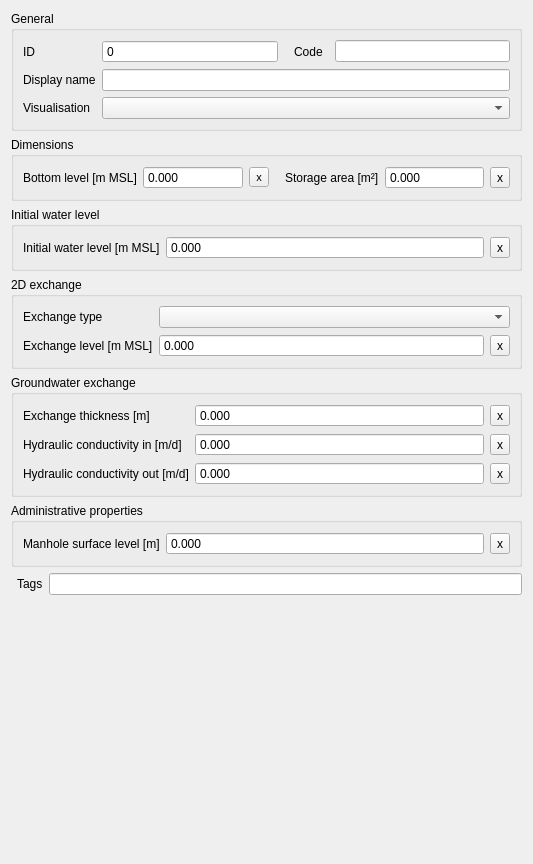
         <widget class="QWidget" name="tab_2">
          <attribute name="title">
           <string>Ending connection node</string>
          </attribute>
          <layout class="QGridLayout" name="gridLayout_10">
           <item row="4" column="0" colspan="2">
            <widget class="QGroupBox" name="grp_groundwater_2">
             <property name="title">
              <string>Groundwater exchange</string>
             </property>
             <layout class="QGridLayout" name="gridLayout_15">
              <item row="0" column="1">
               <widget class="QDoubleSpinBox" name="connection_node_2_exchange_thickness">
                <property name="sizePolicy">
                 <sizepolicy hsizetype="Expanding" vsizetype="Fixed">
                  <horstretch>0</horstretch>
                  <verstretch>0</verstretch>
                 </sizepolicy>
                </property>
                <property name="locale">
                 <locale language="English" country="UnitedStates"/>
                </property>
                <property name="buttonSymbols">
                 <enum>QAbstractSpinBox::NoButtons</enum>
                </property>
                <property name="decimals">
                 <number>3</number>
                </property>
                <property name="maximum">
                 <double>1000000.000000000000000</double>
                </property>
               </widget>
              </item>
              <item row="0" column="2">
               <widget class="QToolButton" name="connection_node_2_exchange_thickness_clear">
                <property name="text">
                 <string>x</string>
                </property>
               </widget>
              </item>
              <item row="0" column="0">
               <widget class="QLabel" name="label_37">
                <property name="locale">
                 <locale language="English" country="UnitedStates"/>
                </property>
                <property name="text">
                 <string>Exchange thickness [m]</string>
                </property>
                <property name="alignment">
                 <set>Qt::AlignLeading|Qt::AlignLeft|Qt::AlignVCenter</set>
                </property>
               </widget>
              </item>
              <item row="1" column="0">
               <widget class="QLabel" name="label_38">
                <property name="locale">
                 <locale language="English" country="UnitedStates"/>
                </property>
                <property name="text">
                 <string>Hydraulic conductivity in [m/d]</string>
                </property>
                <property name="alignment">
                 <set>Qt::AlignLeading|Qt::AlignLeft|Qt::AlignVCenter</set>
                </property>
               </widget>
              </item>
              <item row="1" column="1">
               <widget class="QDoubleSpinBox" name="connection_node_2_hydraulic_conductivity_in">
                <property name="sizePolicy">
                 <sizepolicy hsizetype="Expanding" vsizetype="Fixed">
                  <horstretch>0</horstretch>
                  <verstretch>0</verstretch>
                 </sizepolicy>
                </property>
                <property name="locale">
                 <locale language="English" country="UnitedStates"/>
                </property>
                <property name="buttonSymbols">
                 <enum>QAbstractSpinBox::NoButtons</enum>
                </property>
                <property name="decimals">
                 <number>3</number>
                </property>
                <property name="maximum">
                 <double>1000000.000000000000000</double>
                </property>
               </widget>
              </item>
              <item row="1" column="2">
               <widget class="QToolButton" name="connection_node_2_hydraulic_conductivity_in_clear">
                <property name="text">
                 <string>x</string>
                </property>
               </widget>
              </item>
              <item row="2" column="0">
               <widget class="QLabel" name="label_39">
                <property name="locale">
                 <locale language="English" country="UnitedStates"/>
                </property>
                <property name="text">
                 <string>Hydraulic conductivity out [m/d]</string>
                </property>
                <property name="alignment">
                 <set>Qt::AlignLeading|Qt::AlignLeft|Qt::AlignVCenter</set>
                </property>
               </widget>
              </item>
              <item row="2" column="1">
               <widget class="QDoubleSpinBox" name="connection_node_2_hydraulic_conductivity_out">
                <property name="sizePolicy">
                 <sizepolicy hsizetype="Expanding" vsizetype="Fixed">
                  <horstretch>0</horstretch>
                  <verstretch>0</verstretch>
                 </sizepolicy>
                </property>
                <property name="locale">
                 <locale language="English" country="UnitedStates"/>
                </property>
                <property name="buttonSymbols">
                 <enum>QAbstractSpinBox::NoButtons</enum>
                </property>
                <property name="decimals">
                 <number>3</number>
                </property>
                <property name="maximum">
                 <double>1000000.000000000000000</double>
                </property>
               </widget>
              </item>
              <item row="2" column="2">
               <widget class="QToolButton" name="connection_node_2_hydraulic_conductivity_out_clear">
                <property name="text">
                 <string>x</string>
                </property>
               </widget>
              </item>
             </layout>
            </widget>
           </item>
           <item row="1" column="0" colspan="2">
            <widget class="QGroupBox" name="grp_dimensions_2">
             <property name="title">
              <string>Dimensions</string>
             </property>
             <layout class="QGridLayout" name="gridLayout_22">
              <item row="0" column="5">
               <widget class="QToolButton" name="connection_node_2_storage_area_clear">
                <property name="text">
                 <string>x</string>
                </property>
               </widget>
              </item>
              <item row="0" column="3">
               <widget class="QLabel" name="label_33">
                <property name="locale">
                 <locale language="English" country="UnitedStates"/>
                </property>
                <property name="text">
                 <string>Storage area [m²]</string>
                </property>
                <property name="alignment">
                 <set>Qt::AlignLeading|Qt::AlignLeft|Qt::AlignVCenter</set>
                </property>
                <property name="indent">
                 <number>10</number>
                </property>
               </widget>
              </item>
              <item row="0" column="0">
               <widget class="QLabel" name="label_34">
                <property name="locale">
                 <locale language="English" country="UnitedStates"/>
                </property>
                <property name="text">
                 <string>Bottom level [m MSL]</string>
                </property>
                <property name="alignment">
                 <set>Qt::AlignLeading|Qt::AlignLeft|Qt::AlignVCenter</set>
                </property>
                <property name="indent">
                 <number>-1</number>
                </property>
               </widget>
              </item>
              <item row="0" column="1">
               <widget class="QDoubleSpinBox" name="connection_node_2_bottom_level">
                <property name="sizePolicy">
                 <sizepolicy hsizetype="Expanding" vsizetype="Fixed">
                  <horstretch>0</horstretch>
                  <verstretch>0</verstretch>
                 </sizepolicy>
                </property>
                <property name="locale">
                 <locale language="English" country="UnitedStates"/>
                </property>
                <property name="inputMethodHints">
                 <set>Qt::ImhNone</set>
                </property>
                <property name="buttonSymbols">
                 <enum>QAbstractSpinBox::NoButtons</enum>
                </property>
                <property name="decimals">
                 <number>3</number>
                </property>
                <property name="minimum">
                 <double>-9999999999.000000000000000</double>
                </property>
                <property name="maximum">
                 <double>9999999999.000000000000000</double>
                </property>
               </widget>
              </item>
              <item row="0" column="4">
               <widget class="QDoubleSpinBox" name="connection_node_2_storage_area">
                <property name="sizePolicy">
                 <sizepolicy hsizetype="Expanding" vsizetype="Fixed">
                  <horstretch>0</horstretch>
                  <verstretch>0</verstretch>
                 </sizepolicy>
                </property>
                <property name="locale">
                 <locale language="English" country="UnitedStates"/>
                </property>
                <property name="inputMethodHints">
                 <set>Qt::ImhNone</set>
                </property>
                <property name="buttonSymbols">
                 <enum>QAbstractSpinBox::NoButtons</enum>
                </property>
                <property name="decimals">
                 <number>3</number>
                </property>
                <property name="minimum">
                 <double>-99999999.000000000000000</double>
                </property>
                <property name="maximum">
                 <double>999999999.000000000000000</double>
                </property>
               </widget>
              </item>
              <item row="0" column="2">
               <widget class="QToolButton" name="connection_node_2_bottom_level_clear">
                <property name="font">
                 <font>
                  <pointsize>8</pointsize>
                 </font>
                </property>
                <property name="text">
                 <string>x</string>
                </property>
               </widget>
              </item>
             </layout>
            </widget>
           </item>
           <item row="2" column="0" colspan="2">
            <widget class="QGroupBox" name="grp_initial_water_level_2">
             <property name="title">
              <string>Initial water level</string>
             </property>
             <layout class="QGridLayout" name="gridLayout_21">
              <item row="0" column="1">
               <widget class="QDoubleSpinBox" name="connection_node_2_initial_water_level">
                <property name="sizePolicy">
                 <sizepolicy hsizetype="Expanding" vsizetype="Fixed">
                  <horstretch>0</horstretch>
                  <verstretch>0</verstretch>
                 </sizepolicy>
                </property>
                <property name="locale">
                 <locale language="English" country="UnitedStates"/>
                </property>
                <property name="inputMethodHints">
                 <set>Qt::ImhNone</set>
                </property>
                <property name="buttonSymbols">
                 <enum>QAbstractSpinBox::NoButtons</enum>
                </property>
                <property name="decimals">
                 <number>3</number>
                </property>
                <property name="minimum">
                 <double>-99999999.000000000000000</double>
                </property>
                <property name="maximum">
                 <double>999999999.000000000000000</double>
                </property>
               </widget>
              </item>
              <item row="0" column="0">
               <widget class="QLabel" name="label_32">
                <property name="locale">
                 <locale language="English" country="UnitedStates"/>
                </property>
                <property name="text">
                 <string>Initial water level [m MSL]</string>
                </property>
                <property name="alignment">
                 <set>Qt::AlignLeading|Qt::AlignLeft|Qt::AlignVCenter</set>
                </property>
                <property name="indent">
                 <number>-1</number>
                </property>
               </widget>
              </item>
              <item row="0" column="2">
               <widget class="QToolButton" name="connection_node_2_initial_water_level_clear">
                <property name="text">
                 <string>x</string>
                </property>
               </widget>
              </item>
             </layout>
            </widget>
           </item>
           <item row="0" column="0" colspan="2">
            <widget class="QGroupBox" name="grp_general_2">
             <property name="enabled">
              <bool>true</bool>
             </property>
             <property name="locale">
              <locale language="English" country="UnitedStates"/>
             </property>
             <property name="title">
              <string>General</string>
             </property>
             <layout class="QGridLayout" name="gridLayout_11">
              <item row="1" column="0">
               <widget class="QLabel" name="label_35">
                <property name="locale">
                 <locale language="English" country="UnitedStates"/>
                </property>
                <property name="text">
                 <string>ID</string>
                </property>
                <property name="alignment">
                 <set>Qt::AlignLeading|Qt::AlignLeft|Qt::AlignVCenter</set>
                </property>
               </widget>
              </item>
              <item row="1" column="1">
               <widget class="QSpinBox" name="connection_node_2_id">
                <property name="sizePolicy">
                 <sizepolicy hsizetype="Expanding" vsizetype="Fixed">
                  <horstretch>0</horstretch>
                  <verstretch>0</verstretch>
                 </sizepolicy>
                </property>
                <property name="locale">
                 <locale language="English" country="UnitedStates"/>
                </property>
                <property name="readOnly">
                 <bool>true</bool>
                </property>
                <property name="buttonSymbols">
                 <enum>QAbstractSpinBox::NoButtons</enum>
                </property>
                <property name="maximum">
                 <number>999999999</number>
                </property>
               </widget>
              </item>
              <item row="3" column="1" colspan="4">
               <widget class="QComboBox" name="connection_node_2_visualisation">
                <property name="sizePolicy">
                 <sizepolicy hsizetype="Expanding" vsizetype="Fixed">
                  <horstretch>0</horstretch>
                  <verstretch>0</verstretch>
                 </sizepolicy>
                </property>
                <property name="locale">
                 <locale language="English" country="UnitedStates"/>
                </property>
               </widget>
              </item>
              <item row="2" column="1" colspan="4">
               <widget class="QLineEdit" name="connection_node_2_display_name"/>
              </item>
              <item row="2" column="0">
               <widget class="QLabel" name="label_36">
                <property name="text">
                 <string>Display name</string>
                </property>
               </widget>
              </item>
              <item row="1" column="2">
               <widget class="QLabel" name="label_40">
                <property name="locale">
                 <locale language="English" country="UnitedStates"/>
                </property>
                <property name="text">
                 <string>Code</string>
                </property>
                <property name="alignment">
                 <set>Qt::AlignLeading|Qt::AlignLeft|Qt::AlignVCenter</set>
                </property>
                <property name="indent">
                 <number>10</number>
                </property>
               </widget>
              </item>
              <item row="1" column="4">
               <widget class="QLineEdit" name="connection_node_2_code">
                <property name="sizePolicy">
                 <sizepolicy hsizetype="Expanding" vsizetype="Fixed">
                  <horstretch>0</horstretch>
                  <verstretch>0</verstretch>
                 </sizepolicy>
                </property>
                <property name="locale">
                 <locale language="English" country="UnitedStates"/>
                </property>
               </widget>
              </item>
              <item row="3" column="0">
               <widget class="QLabel" name="label_41">
                <property name="locale">
                 <locale language="English" country="UnitedStates"/>
                </property>
                <property name="text">
                 <string>Visualisation</string>
                </property>
                <property name="alignment">
                 <set>Qt::AlignLeading|Qt::AlignLeft|Qt::AlignVCenter</set>
                </property>
                <property name="indent">
                 <number>-1</number>
                </property>
               </widget>
              </item>
             </layout>
            </widget>
           </item>
           <item row="7" column="1">
            <spacer name="verticalSpacer_4">
             <property name="orientation">
              <enum>Qt::Vertical</enum>
             </property>
             <property name="sizeHint" stdset="0">
              <size>
               <width>505</width>
               <height>258</height>
              </size>
             </property>
            </spacer>
           </item>
           <item row="3" column="0" colspan="2">
            <widget class="QGroupBox" name="grp_2d_exchange_2">
             <property name="enabled">
              <bool>true</bool>
             </property>
             <property name="locale">
              <locale language="English" country="UnitedStates"/>
             </property>
             <property name="title">
              <string>2D exchange</string>
             </property>
             <layout class="QGridLayout" name="gridLayout_14">
              <item row="2" column="0">
               <widget class="QLabel" name="label_30">
                <property name="locale">
                 <locale language="English" country="UnitedStates"/>
                </property>
                <property name="text">
                 <string>Exchange level [m MSL]</string>
                </property>
                <property name="alignment">
                 <set>Qt::AlignLeading|Qt::AlignLeft|Qt::AlignVCenter</set>
                </property>
                <property name="indent">
                 <number>-1</number>
                </property>
               </widget>
              </item>
              <item row="2" column="1">
               <widget class="QDoubleSpinBox" name="connection_node_2_exchange_level">
                <property name="sizePolicy">
                 <sizepolicy hsizetype="Expanding" vsizetype="Fixed">
                  <horstretch>0</horstretch>
                  <verstretch>0</verstretch>
                 </sizepolicy>
                </property>
                <property name="locale">
                 <locale language="English" country="UnitedStates"/>
                </property>
                <property name="inputMethodHints">
                 <set>Qt::ImhNone</set>
                </property>
                <property name="buttonSymbols">
                 <enum>QAbstractSpinBox::NoButtons</enum>
                </property>
                <property name="decimals">
                 <number>3</number>
                </property>
                <property name="minimum">
                 <double>-9999999999.000000000000000</double>
                </property>
                <property name="maximum">
                 <double>9999999999.000000000000000</double>
                </property>
               </widget>
              </item>
              <item row="2" column="2">
               <widget class="QToolButton" name="connection_node_2_exchange_level_clear">
                <property name="text">
                 <string>x</string>
                </property>
               </widget>
              </item>
              <item row="0" column="0">
               <widget class="QLabel" name="label_31">
                <property name="text">
                 <string>Exchange type</string>
                </property>
               </widget>
              </item>
              <item row="0" column="1" colspan="2">
               <widget class="QComboBox" name="connection_node_2_exchange_type"/>
              </item>
             </layout>
            </widget>
           </item>
           <item row="5" column="0" colspan="2">
            <widget class="QGroupBox" name="grp_administative_properties_2">
             <property name="title">
              <string>Administrative properties</string>
             </property>
             <layout class="QGridLayout" name="gridLayout_20">
              <item row="0" column="1">
               <widget class="QDoubleSpinBox" name="connection_node_2_manhole_surface_level">
                <property name="sizePolicy">
                 <sizepolicy hsizetype="Expanding" vsizetype="Fixed">
                  <horstretch>0</horstretch>
                  <verstretch>0</verstretch>
                 </sizepolicy>
                </property>
                <property name="locale">
                 <locale language="English" country="UnitedStates"/>
                </property>
                <property name="inputMethodHints">
                 <set>Qt::ImhNone</set>
                </property>
                <property name="buttonSymbols">
                 <enum>QAbstractSpinBox::NoButtons</enum>
                </property>
                <property name="decimals">
                 <number>3</number>
                </property>
                <property name="minimum">
                 <double>-9999999999.000000000000000</double>
                </property>
                <property name="maximum">
                 <double>9999999999.000000000000000</double>
                </property>
               </widget>
              </item>
              <item row="0" column="0">
               <widget class="QLabel" name="label_29">
                <property name="locale">
                 <locale language="English" country="UnitedStates"/>
                </property>
                <property name="text">
                 <string>Manhole surface level [m]</string>
                </property>
                <property name="alignment">
                 <set>Qt::AlignLeading|Qt::AlignLeft|Qt::AlignVCenter</set>
                </property>
                <property name="indent">
                 <number>-1</number>
                </property>
               </widget>
              </item>
              <item row="0" column="2">
               <widget class="QToolButton" name="connection_node_2_manhole_surface_level_clear">
                <property name="font">
                 <font>
                  <weight>50</weight>
                  <italic>false</italic>
                  <bold>false</bold>
                 </font>
                </property>
                <property name="text">
                 <string>x</string>
                </property>
               </widget>
              </item>
             </layout>
            </widget>
           </item>
           <item row="6" column="1">
            <layout class="QHBoxLayout" name="horizontalLayout_4">
             <property name="bottomMargin">
              <number>0</number>
             </property>
             <item>
              <widget class="QLabel" name="label_25">
               <property name="text">
                <string>Tags</string>
               </property>
              </widget>
             </item>
             <item>
              <widget class="QLineEdit" name="connection_node_2_tags">
               <property name="readOnly">
                <bool>true</bool>
               </property>
              </widget>
             </item>
            </layout>
           </item>
          </layout>
         </widget>
